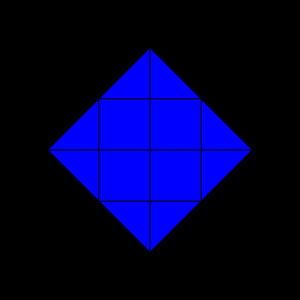

Write Python code to recreate this figure.
#!/usr/bin/env python

# Read a non-contiguous ASCII AVS UCD file with temperature scalars and render.

import os

import vtkmodules.vtkInteractionStyle  # noqa: F401
import vtkmodules.vtkRenderingFreeType  # noqa: F401
import vtkmodules.vtkRenderingOpenGL2  # noqa: F401

from vtkmodules.vtkIOGeometry import vtkAVSucdReader
from vtkmodules.vtkRenderingCore import (
    vtkActor,
    vtkDataSetMapper,
    vtkRenderWindow,
    vtkRenderWindowInteractor,
    vtkRenderer,
)

# Source
data_dir = os.environ.get("VPE_DATA_DIR", os.path.dirname(os.path.abspath(__file__)))

# Read non-contiguous ASCII AVS UCD
ucd_reader = vtkAVSucdReader()
ucd_reader.SetFileName(os.path.join(data_dir, "cellsnd.ascii.inp"))
ucd_reader.Update()

# Mapper
dataset_mapper = vtkDataSetMapper()
dataset_mapper.SetInputData(ucd_reader.GetOutput())
dataset_mapper.ScalarVisibilityOn()

# Actor
ucd_actor = vtkActor()
ucd_actor.SetMapper(dataset_mapper)
ucd_actor.GetProperty().EdgeVisibilityOn()

# Renderer
renderer = vtkRenderer()
renderer.AddActor(ucd_actor)
renderer.SetBackground(0, 0, 0)

# Render window
render_window = vtkRenderWindow()
render_window.AddRenderer(renderer)
render_window.SetWindowName("av sucd reader non contiguous ascii")
render_window.SetMultiSamples(0)
render_window.SetSize(300, 300)

# Interactor
interactor = vtkRenderWindowInteractor()
interactor.SetRenderWindow(render_window)

# Scene
renderer.ResetCamera()

interactor.Initialize()
interactor.Start()
